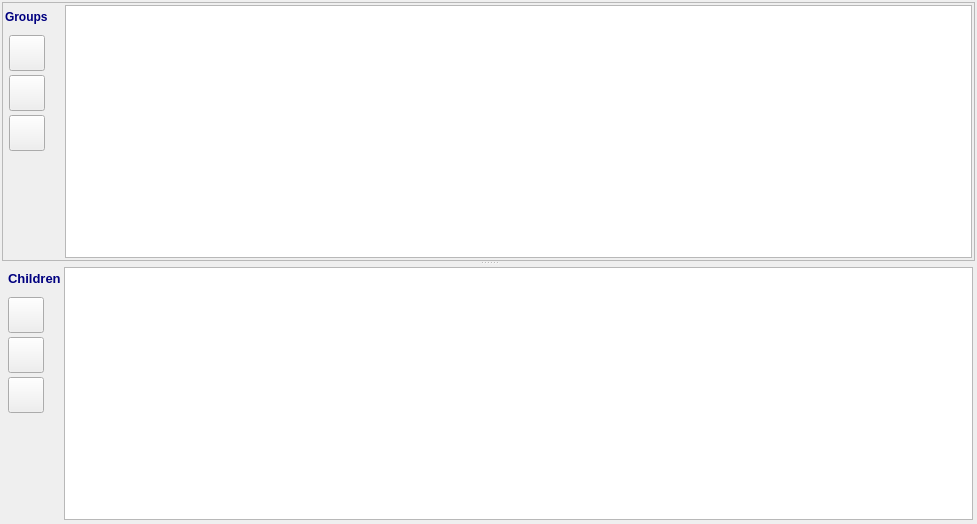
<?xml version="1.0" encoding="UTF-8"?>
<ui version="4.0">
 <class>GroupWdg</class>
 <widget class="QWidget" name="GroupWdg">
  <property name="geometry">
   <rect>
    <x>0</x>
    <y>0</y>
    <width>977</width>
    <height>524</height>
   </rect>
  </property>
  <property name="windowTitle">
   <string>Groups</string>
  </property>
  <layout class="QVBoxLayout" name="verticalLayout">
   <property name="spacing">
    <number>2</number>
   </property>
   <property name="leftMargin">
    <number>2</number>
   </property>
   <property name="topMargin">
    <number>2</number>
   </property>
   <property name="rightMargin">
    <number>2</number>
   </property>
   <property name="bottomMargin">
    <number>2</number>
   </property>
   <item>
    <widget class="QSplitter" name="splitter">
     <property name="orientation">
      <enum>Qt::Vertical</enum>
     </property>
     <widget class="QFrame" name="frame">
      <property name="minimumSize">
       <size>
        <width>0</width>
        <height>100</height>
       </size>
      </property>
      <property name="maximumSize">
       <size>
        <width>16777215</width>
        <height>800</height>
       </size>
      </property>
      <property name="frameShape">
       <enum>QFrame::StyledPanel</enum>
      </property>
      <property name="frameShadow">
       <enum>QFrame::Raised</enum>
      </property>
      <layout class="QHBoxLayout" name="horizontalLayout">
       <property name="spacing">
        <number>2</number>
       </property>
       <property name="leftMargin">
        <number>2</number>
       </property>
       <property name="topMargin">
        <number>2</number>
       </property>
       <property name="rightMargin">
        <number>2</number>
       </property>
       <property name="bottomMargin">
        <number>2</number>
       </property>
       <item>
        <widget class="QWidget" name="widget_3" native="true">
         <property name="minimumSize">
          <size>
           <width>58</width>
           <height>0</height>
          </size>
         </property>
         <property name="maximumSize">
          <size>
           <width>58</width>
           <height>16777215</height>
          </size>
         </property>
         <widget class="QLabel" name="label">
          <property name="geometry">
           <rect>
            <x>0</x>
            <y>4</y>
            <width>50</width>
            <height>16</height>
           </rect>
          </property>
          <property name="text">
           <string>&lt;html&gt;&lt;head/&gt;&lt;body&gt;&lt;p&gt;&lt;span style=&quot; font-size:9pt; font-weight:600; color:#00007f;&quot;&gt;Groups&lt;/span&gt;&lt;/p&gt;&lt;/body&gt;&lt;/html&gt;</string>
          </property>
         </widget>
         <widget class="QToolButton" name="tbAddGroup">
          <property name="geometry">
           <rect>
            <x>4</x>
            <y>30</y>
            <width>36</width>
            <height>36</height>
           </rect>
          </property>
          <property name="toolTip">
           <string>Add a group</string>
          </property>
          <property name="text">
           <string/>
          </property>
          <property name="icon">
           <iconset resource="fingram.qrc">
            <normaloff>:/resources/add.png</normaloff>:/resources/add.png</iconset>
          </property>
          <property name="iconSize">
           <size>
            <width>24</width>
            <height>24</height>
           </size>
          </property>
         </widget>
         <widget class="QToolButton" name="tbDelGroup">
          <property name="geometry">
           <rect>
            <x>4</x>
            <y>70</y>
            <width>36</width>
            <height>36</height>
           </rect>
          </property>
          <property name="toolTip">
           <string>Delete a group</string>
          </property>
          <property name="text">
           <string/>
          </property>
          <property name="icon">
           <iconset resource="fingram.qrc">
            <normaloff>:/resources/delete.png</normaloff>:/resources/delete.png</iconset>
          </property>
          <property name="iconSize">
           <size>
            <width>24</width>
            <height>24</height>
           </size>
          </property>
         </widget>
         <widget class="QToolButton" name="tbEditGroup">
          <property name="geometry">
           <rect>
            <x>4</x>
            <y>110</y>
            <width>36</width>
            <height>36</height>
           </rect>
          </property>
          <property name="toolTip">
           <string>Edit group</string>
          </property>
          <property name="text">
           <string/>
          </property>
          <property name="icon">
           <iconset resource="fingram.qrc">
            <normaloff>:/resources/edit.png</normaloff>:/resources/edit.png</iconset>
          </property>
          <property name="iconSize">
           <size>
            <width>24</width>
            <height>24</height>
           </size>
          </property>
         </widget>
        </widget>
       </item>
       <item>
        <widget class="QTableView" name="tvGroup"/>
       </item>
      </layout>
     </widget>
     <widget class="QWidget" name="widget" native="true">
      <layout class="QHBoxLayout" name="horizontalLayout_2">
       <property name="spacing">
        <number>2</number>
       </property>
       <property name="leftMargin">
        <number>2</number>
       </property>
       <property name="topMargin">
        <number>2</number>
       </property>
       <property name="rightMargin">
        <number>2</number>
       </property>
       <property name="bottomMargin">
        <number>2</number>
       </property>
       <item>
        <widget class="QWidget" name="widget_2" native="true">
         <property name="minimumSize">
          <size>
           <width>58</width>
           <height>52</height>
          </size>
         </property>
         <property name="maximumSize">
          <size>
           <width>58</width>
           <height>16777215</height>
          </size>
         </property>
         <widget class="QToolButton" name="tbEditChild">
          <property name="geometry">
           <rect>
            <x>4</x>
            <y>110</y>
            <width>36</width>
            <height>36</height>
           </rect>
          </property>
          <property name="toolTip">
           <string>Edit data about the child</string>
          </property>
          <property name="text">
           <string/>
          </property>
          <property name="icon">
           <iconset resource="fingram.qrc">
            <normaloff>:/resources/edit.png</normaloff>:/resources/edit.png</iconset>
          </property>
          <property name="iconSize">
           <size>
            <width>24</width>
            <height>24</height>
           </size>
          </property>
         </widget>
         <widget class="QLabel" name="label_2">
          <property name="geometry">
           <rect>
            <x>4</x>
            <y>4</y>
            <width>55</width>
            <height>13</height>
           </rect>
          </property>
          <property name="text">
           <string>&lt;html&gt;&lt;head/&gt;&lt;body&gt;&lt;p&gt;&lt;span style=&quot; font-size:10pt; font-weight:600; color:#00007f;&quot;&gt;Children&lt;/span&gt;&lt;/p&gt;&lt;/body&gt;&lt;/html&gt;</string>
          </property>
         </widget>
         <widget class="QToolButton" name="tbAddChild">
          <property name="geometry">
           <rect>
            <x>4</x>
            <y>30</y>
            <width>36</width>
            <height>36</height>
           </rect>
          </property>
          <property name="toolTip">
           <string>Add data about the child</string>
          </property>
          <property name="text">
           <string/>
          </property>
          <property name="icon">
           <iconset resource="fingram.qrc">
            <normaloff>:/resources/add.png</normaloff>:/resources/add.png</iconset>
          </property>
          <property name="iconSize">
           <size>
            <width>24</width>
            <height>24</height>
           </size>
          </property>
         </widget>
         <widget class="QToolButton" name="tbDelChild">
          <property name="geometry">
           <rect>
            <x>4</x>
            <y>70</y>
            <width>36</width>
            <height>36</height>
           </rect>
          </property>
          <property name="toolTip">
           <string>Delete data about the child</string>
          </property>
          <property name="text">
           <string/>
          </property>
          <property name="icon">
           <iconset resource="fingram.qrc">
            <normaloff>:/resources/delete.png</normaloff>:/resources/delete.png</iconset>
          </property>
          <property name="iconSize">
           <size>
            <width>24</width>
            <height>24</height>
           </size>
          </property>
         </widget>
        </widget>
       </item>
       <item>
        <widget class="QTableView" name="tvChild"/>
       </item>
      </layout>
     </widget>
    </widget>
   </item>
  </layout>
 </widget>
 <tabstops>
  <tabstop>tvGroup</tabstop>
  <tabstop>tvChild</tabstop>
  <tabstop>tbAddGroup</tabstop>
  <tabstop>tbDelGroup</tabstop>
  <tabstop>tbEditGroup</tabstop>
  <tabstop>tbAddChild</tabstop>
  <tabstop>tbDelChild</tabstop>
  <tabstop>tbEditChild</tabstop>
 </tabstops>
 <resources>
  <include location="fingram.qrc"/>
 </resources>
 <connections/>
</ui>
